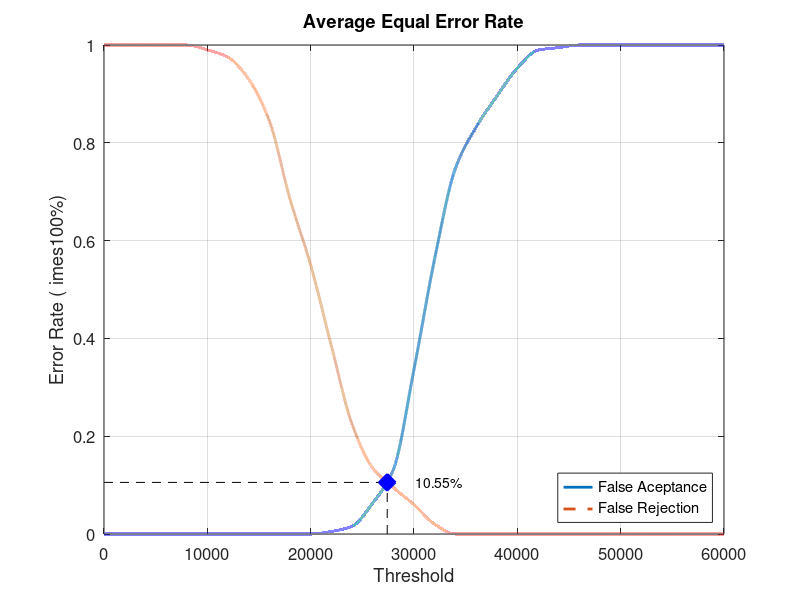
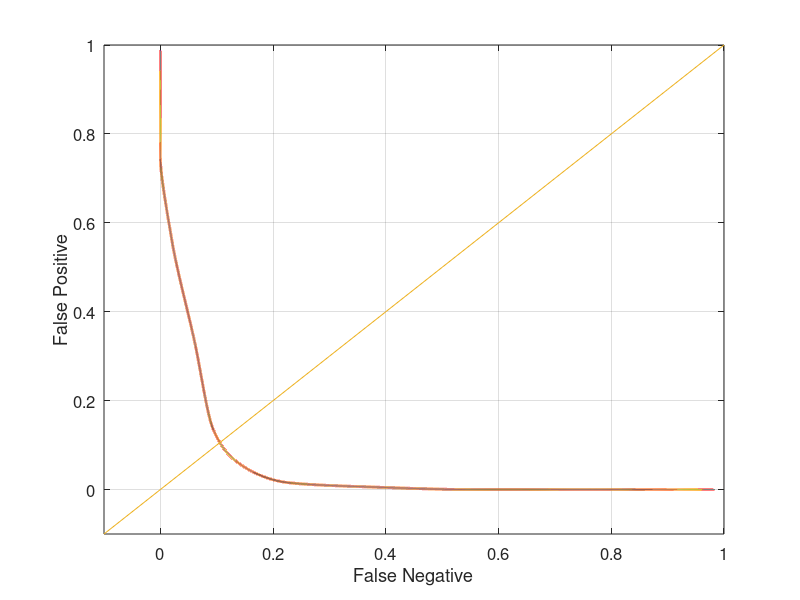

Source code (MATLAB) for these figures, in order:
close all;
clear;
clc;
x = 0:2000:60000;
xq = 0:0.5:60000;

y0 = [0 0 0 0 0 0 0 0 0 0 0 0.00526316 0.0157895 0.0631579 0.131579 0.336842 0.563158 0.747368 0.831579 0.894737 0.952632 0.989474 0.994737 1 1 1 1 1 1 1 1]
yy0 = interp1(x, y0, xq, 'pchip');
y1 = [1 1 1 1 1 0.99 0.975 0.93 0.845 0.685 0.55 0.385 0.225 0.135 0.095 0.06 0.02 0 0 0 0 0 0 0 0 0 0 0 0 0 0]
yy1 = interp1(x, y1, xq, 'pchip');

% Calculating EER: 
y2 = abs(y0 - y1);
find(y2 == min(y2))
yy2 = abs(yy0 - yy1);
xEER = find(yy2 == min(yy2));
xEERIndex = xq(xEER) % X-axis EER
yEER = yy0(xEER) % Y-axis EER

main = figure
plot(xq, yy0,'-','LineWidth', 2);	hold on
plot(xq, yy1,'--','LineWidth', 2);	hold on
plot([xEERIndex xEERIndex], [0 yEER], 'k--');	hold on
plot([0 xEERIndex], [yEER yEER], 'k--');	hold on
plot(xEERIndex, yEER, 'bx', 'LineWidth', 10);	hold on
text(xEERIndex + 10 * xEERIndex / 100, yEER, [num2str(round((10000 * yEER)) / 100) '%'])
legend('False Aceptance', 'False Rejection', 'Location', 'SouthEast')
xlabel('Threshold')
ylabel('Error Rate (	imes100%)')
title('Average Equal Error Rate')
set(gca, 'FontSize', 12)
axis([0 60000 0 1])
grid on

print(main, 'Database5_3Main', '-dpng');
FNRxFPR = figure('Color', [1 1 1]);
plot(yy1, yy0, '-', yy1, yy0, 'LineWidth', 2);
hold on
y = -0.1:0.1:1
plot(y, y); 
set(gca, 'FontSize', 12)
xlabel('False Negative')
ylabel('False Positive')
axis([-0.1 1 -0.1 1])
set(gca, 'FontSize', 12)
grid on

print(FNRxFPR, 'Database5_3FNRxFPR','-dpng');
